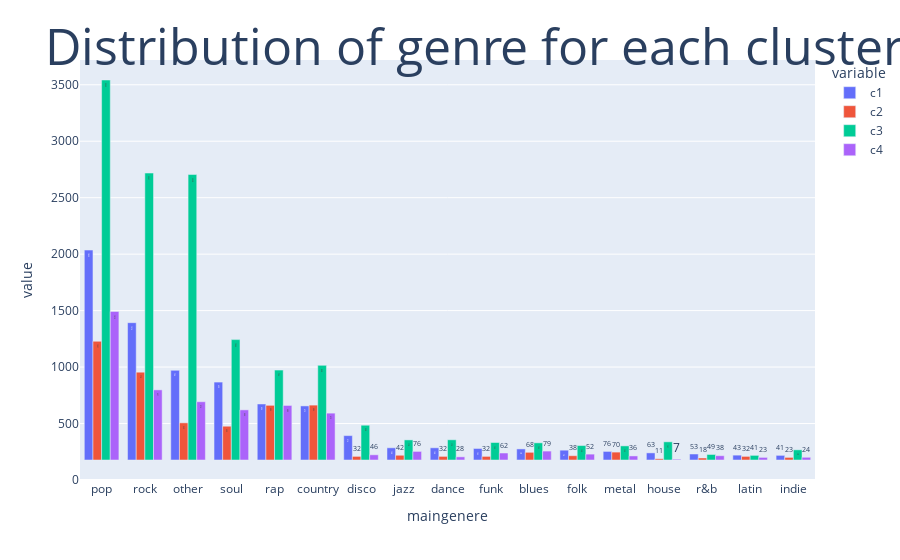

The code cell stored with this chart in its notebook:
### Code cell
### we want to visualize it
fig1 = px.bar(c1234_df, x=c1234_df.index, y=['c1','c2','c3','c4'], barmode='group',text_auto=True)

fig1.update_layout(title=dict(text="Distribution of genre for each cluster", font=dict(size=50), automargin=True, yref='paper'))

fig1.show()

### Figure 1 — Plotly figure (JSON) as saved in the notebook; plotly's stock layout.template omitted (floating-point values rounded to 4 significant figures)
{"data": [{"alignmentgroup": "True", "hovertemplate": "variable=c1<br>maingenere=%{x}<br>value=%{y}<extra></extra>", "legendgroup": "c1", "marker": {"color": "#636efa", "pattern": {"shape": ""}}, "name": "c1", "offsetgroup": "c1", "orientation": "v", "showlegend": true, "textposition": "auto", "texttemplate": "%{y}", "type": "bar", "x": ["pop", "rock", "other", "soul", "rap", "country", "disco", "jazz", "dance", "funk", "blues", "folk", "metal", "house", "r&b", "latin", "indie"], "xaxis": "x", "y": [1859, 1216, 794, 690, 496, 479, 216, 108, 108, 102, 98, 87, 76, 63, 53, 43, 41], "yaxis": "y"}, {"alignmentgroup": "True", "hovertemplate": "variable=c2<br>maingenere=%{x}<br>value=%{y}<extra></extra>", "legendgroup": "c2", "marker": {"color": "#EF553B", "pattern": {"shape": ""}}, "name": "c2", "offsetgroup": "c2", "orientation": "v", "showlegend": true, "textposition": "auto", "texttemplate": "%{y}", "type": "bar", "x": ["pop", "rock", "other", "soul", "rap", "country", "disco", "jazz", "dance", "funk", "blues", "folk", "metal", "house", "r&b", "latin", "indie"], "xaxis": "x", "y": [1051, 778, 329, 299, 484, 486, 32, 42, 32, 32, 68, 38, 70, 11, 18, 32, 23], "yaxis": "y"}, {"alignmentgroup": "True", "hovertemplate": "variable=c3<br>maingenere=%{x}<br>value=%{y}<extra></extra>", "legendgroup": "c3", "marker": {"color": "#00cc96", "pattern": {"shape": ""}}, "name": "c3", "offsetgroup": "c3", "orientation": "v", "showlegend": true, "textposition": "auto", "texttemplate": "%{y}", "type": "bar", "x": ["pop", "rock", "other", "soul", "rap", "country", "disco", "jazz", "dance", "funk", "blues", "folk", "metal", "house", "r&b", "latin", "indie"], "xaxis": "x", "y": [3365, 2541, 2528, 1066, 796, 838, 308, 178, 179, 155, 152, 128, 125, 161, 49, 41, 90], "yaxis": "y"}, {"alignmentgroup": "True", "hovertemplate": "variable=c4<br>maingenere=%{x}<br>value=%{y}<extra></extra>", "legendgroup": "c4", "marker": {"color": "#ab63fa", "pattern": {"shape": ""}}, "name": "c4", "offsetgroup": "c4", "orientation": "v", "showlegend": true, "textposition": "auto", "texttemplate": "%{y}", "type": "bar", "x": ["pop", "rock", "other", "soul", "rap", "country", "disco", "jazz", "dance", "funk", "blues", "folk", "metal", "house", "r&b", "latin", "indie"], "xaxis": "x", "y": [1315, 621, 516, 444, 483, 415, 46, 76, 28, 62, 79, 52, 36, 7, 38, 23, 24], "yaxis": "y"}], "layout": {"barmode": "group", "legend": {"title": {"text": "variable"}, "tracegroupgap": 0}, "margin": {"t": 60}, "title": {"automargin": true, "font": {"size": 50}, "text": "Distribution of genre for each cluster", "yref": "paper"}, "xaxis": {"anchor": "y", "domain": [0, 1], "title": {"text": "maingenere"}}, "yaxis": {"anchor": "x", "domain": [0, 1], "title": {"text": "value"}}}}
